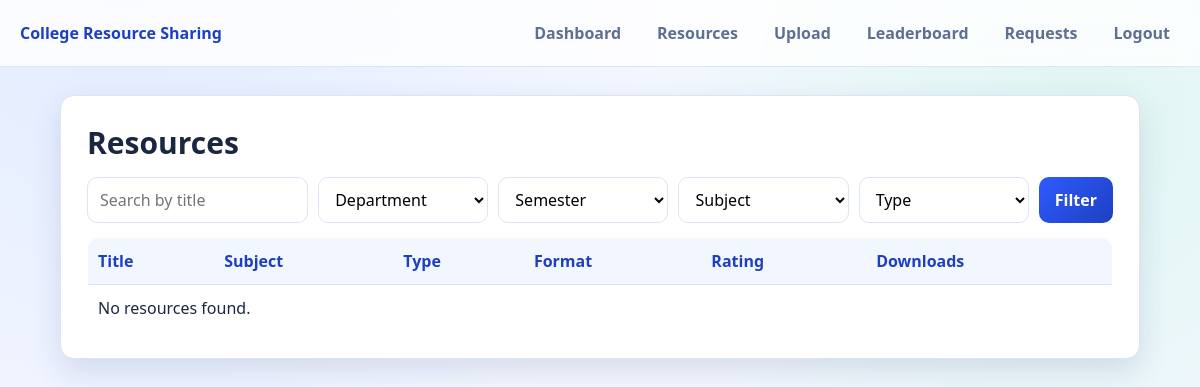
Page /resources (signed in) on the earlier database version.
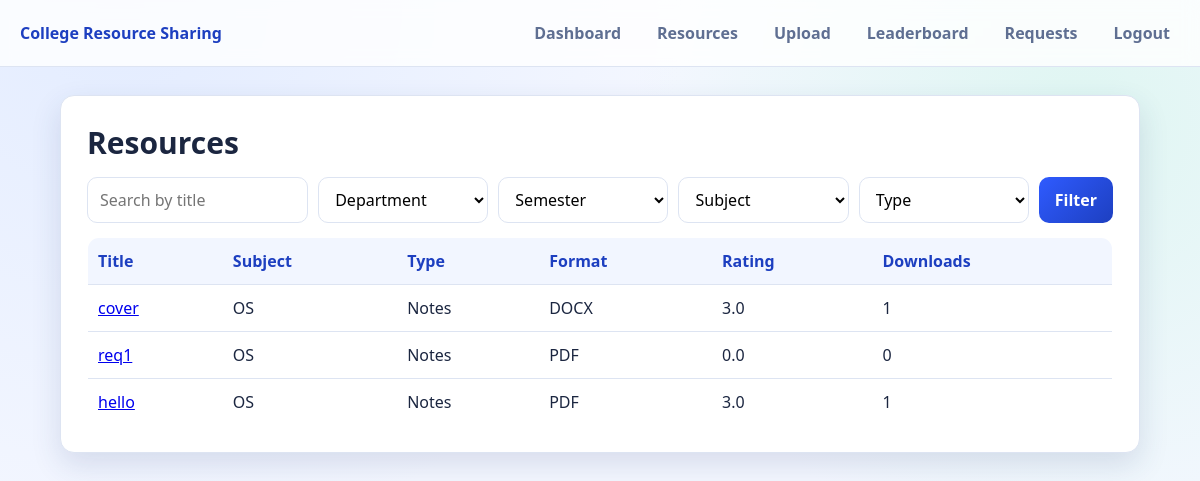
Same page on the later database version.
### resources/models.py (models this page shows, shortened)
class Resource(models.Model):
    RESOURCE_TYPES = (
        ("notes", "Notes"),
        ("pyq", "PYQ"),
        ("book", "Book"),
    )
    title = models.CharField(max_length=200)
    subject = models.ForeignKey(Subject, on_delete=models.CASCADE, related_name="resources")
    uploaded_by = models.ForeignKey(settings.AUTH_USER_MODEL, on_delete=models.CASCADE, related_name="resources")
    file = models.FileField(upload_to="resources/")
    type = models.CharField(max_length=10, choices=RESOURCE_TYPES)
    downloads = models.PositiveIntegerField(default=0)
    rating = models.FloatField(default=0)
    created_at = models.DateTimeField(auto_now_add=True)
    class Meta:
        ordering = ["-created_at"]
    @property
    def file_format(self):
        if not self.file:
            return "N/A"
        suffix = Path(self.file.name).suffix
        return suffix[1:].upper() if suffix else "N/A"

### subjects/models.py (models this page shows, shortened)
class Subject(models.Model):
    name = models.CharField(max_length=120)
    department = models.CharField(max_length=120)
    semester = models.PositiveIntegerField()
    class Meta:
        unique_together = ("name", "department", "semester")
        ordering = ["department", "semester", "name"]

### resources/views.py (the view)
# urls.py: path("resources", resource_list_view, name="resources"),
@login_required
def resource_list_view(request):
    resources = Resource.objects.select_related("subject", "uploaded_by").all()
    subjects = Subject.objects.all()
    departments = Subject.objects.values_list("department", flat=True).distinct()
    semesters = Subject.objects.values_list("semester", flat=True).distinct()
    department = request.GET.get("department")
    semester = request.GET.get("semester")
    subject_id = request.GET.get("subject")
    resource_type = request.GET.get("type")
    search = request.GET.get("search")
    if department:
        resources = resources.filter(subject__department=department)
    if semester:
        resources = resources.filter(subject__semester=semester)
    if subject_id:
        resources = resources.filter(subject_id=subject_id)
    if resource_type:
        resources = resources.filter(type=resource_type)
    if search:
        resources = resources.filter(title__icontains=search)
    return render(
        request,
        "resources/resource_list.html",
        {
            "resources": resources,
            "subjects": subjects,
            "departments": departments,
            "semesters": semesters,
            "resource_types": Resource.RESOURCE_TYPES,
        },
    )

### templates/resources/resource_list.html (shortened to what this page needs)
{% extends "base.html" %}
{% block content %}
<h1>Resources</h1>
<form method="get" class="filter-form">
    <input type="text" name="search" placeholder="Search by title" value="{{ request.GET.search }}">
    <select name="department">
        <option value="">Department</option>
    </select>
    <select name="semester">
        <option value="">Semester</option>
    </select>
    <select name="subject">
        <option value="">Subject</option>
    </select>
    <select name="type">
        <option value="">Type</option>
    </select>
    <button type="submit">Filter</button>
</form>
<table>
    <tr><th>Title</th><th>Subject</th><th>Type</th><th>Format</th><th>Rating</th><th>Downloads</th></tr>
    {% for resource in resources %}
        <tr>
            <td><a href="/resource/{{ resource.id }}">{{ resource.title }}</a></td>
            <td>{{ resource.subject.name }}</td>
            <td>{{ resource.get_type_display }}</td>
            <td>{{ resource.file_format }}</td>
            <td>{{ resource.rating }}</td>
            <td>{{ resource.downloads }}</td>
        </tr>
    {% empty %}
        <tr><td colspan="6">No resources found.</td></tr>
    {% endfor %}
</table>
{% endblock %}

### templates/base.html (shortened to what this page needs)
<!DOCTYPE html>
<html lang="en">
<head>
    <link rel="stylesheet" href="/static/style.css">
</head>
<body>
    <nav>
        <span class="brand">College Resource Sharing</span>
        <a href="/dashboard">Dashboard</a>
        <a href="/resources">Resources</a>
        <a href="/upload">Upload</a>
        <a href="/leaderboard">Leaderboard</a>
        <a href="/requests">Requests</a>
        <a href="/logout">Logout</a>
    </nav>
    <main>
        {% block content %}{% endblock %}
    </main>
</body>
</html>

### static/style.css (style rules this page uses)
:root { --bg: #f4f7ff; --text: #1b2640; --muted: #5f6f92; --brand: #2f5bff; --brand-dark: #1d3fc0; --brand-soft: #e8eeff; --card: #ffffff; --line: #dde4f2; --shadow: 0 12px 30px rgba(40, 62, 120, 0.14); --radius: 14px; }
* { box-sizing: border-box; }
body { margin: 0; font-family: "Segoe UI", Tahoma, Geneva, Verdana, sans-serif; color: var(--text); background: radial-gradient(circle at 10% 0%, #e3ecff, transparent 42%), radial-gradient(circle at 90% 15%, #dff6f2, transparent 35%), var(--bg); min-height: 100vh; }
nav { display: flex; align-items: center; gap: 16px; background: rgba(255, 255, 255, 0.8); backdrop-filter: blur(8px); border-bottom: 1px solid var(--line); padding: 14px 20px; position: sticky; top: 0; z-index: 20; }
.brand { font-weight: 700; color: var(--brand-dark); margin-right: auto; }
nav a { color: var(--muted); text-decoration: none; font-weight: 600; padding: 8px 10px; border-radius: 10px; transition: all 0.2s ease; }
main { max-width: 1080px; margin: 28px auto; background: var(--card); border: 1px solid var(--line); box-shadow: var(--shadow); padding: 26px; border-radius: var(--radius); }
h1 { margin: 0 0 14px; font-size: 30px; }
input, select, textarea, button { font: inherit; }
input, select, textarea { width: 100%; border: 1px solid var(--line); border-radius: 10px; padding: 10px 12px; background: #fff; }
button, .button { display: inline-block; background: linear-gradient(135deg, var(--brand), var(--brand-dark)); color: #fff; border: 0; border-radius: 10px; padding: 10px 16px; text-decoration: none; font-weight: 600; cursor: pointer; transition: transform 0.15s ease, box-shadow 0.15s ease; }
.filter-form { display: grid; grid-template-columns: 1.3fr repeat(4, 1fr) auto; gap: 10px; margin-bottom: 14px; }
table { width: 100%; border-collapse: collapse; border: 1px solid var(--line); border-radius: 12px; overflow: hidden; }
th, td { border-bottom: 1px solid var(--line); padding: 12px 10px; text-align: left; }
th { background: #f2f6ff; color: var(--brand-dark); }

Differences in the rows shown:
added Resource: title "cover", subject.name "OS", type "Notes", file_format "DOCX", rating "3.0", downloads "1"
added Resource: title "req1", subject.name "OS", type "Notes", file_format "PDF", rating "0.0", downloads "0"
added Resource: title "hello", subject.name "OS", type "Notes", file_format "PDF", rating "3.0", downloads "1"
Other differences:
text no longer shown: "No resources found."
